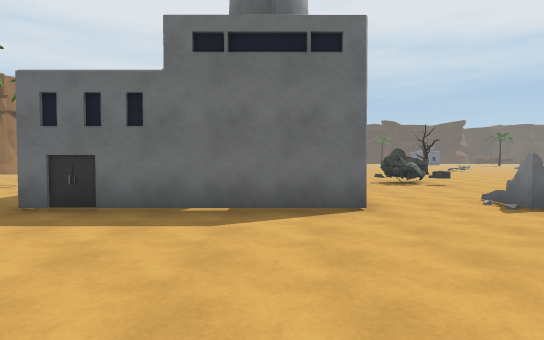
View 1 (above)

24 first-person views from a walk through a scene from a Unity 3-D project. The camera is 1.5 m above the floor, tilts 2° down and sees 75° across. The floor is counted in squares, 2 m on a side. Each view is taken from the middle of a square. On the plan, view 1 faces up. The plan holds only what a view shows up to about 11 squares ahead; the rest is blank. The place goes on beyond the plan. The player character is not drawn. Surface patterns are stand-ins for the level's own textures.

View 2
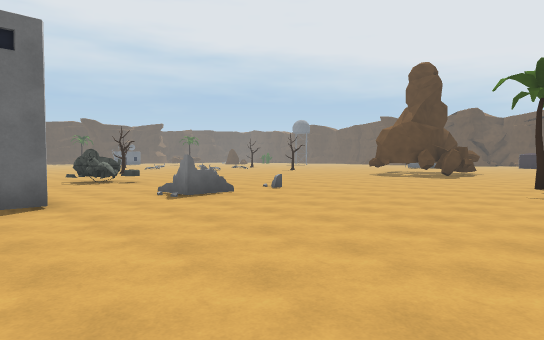

View 3
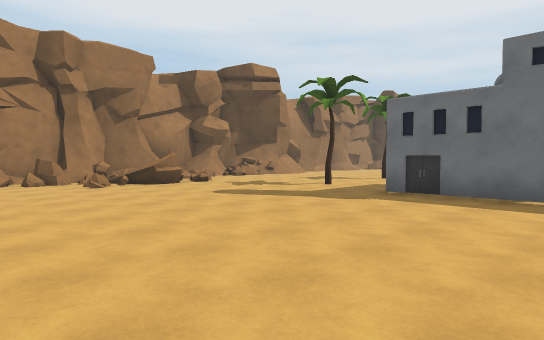

View 4
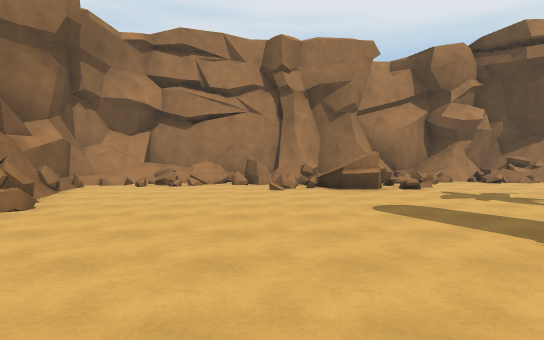

View 5
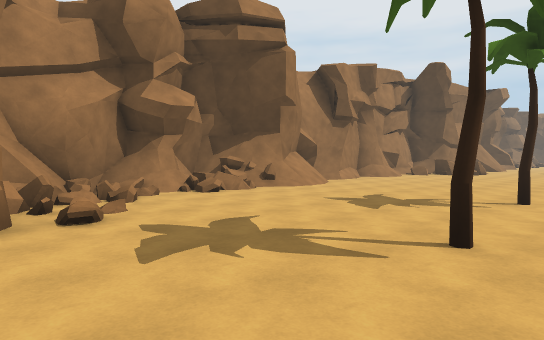

View 6
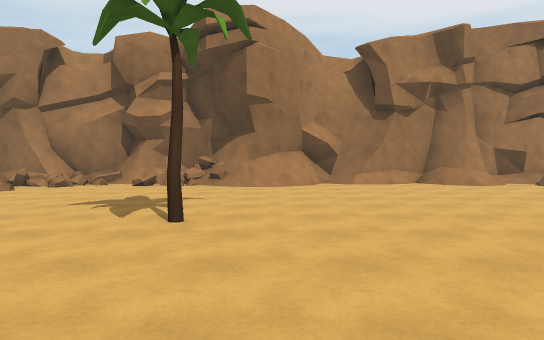

View 7
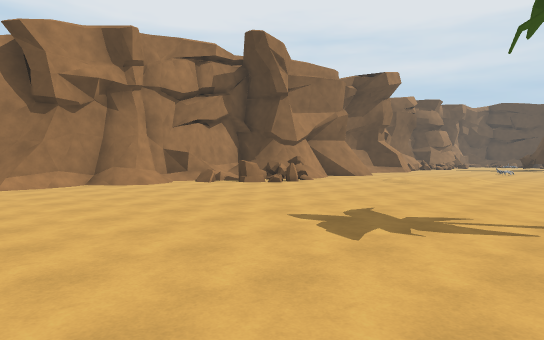

View 8
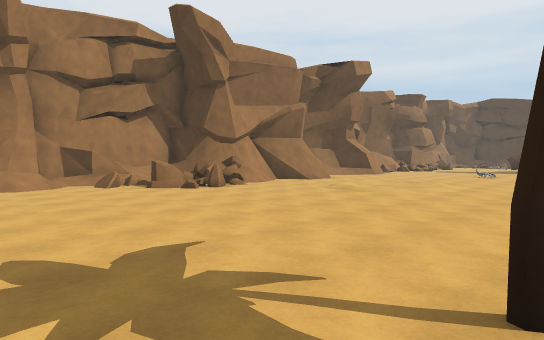

View 9
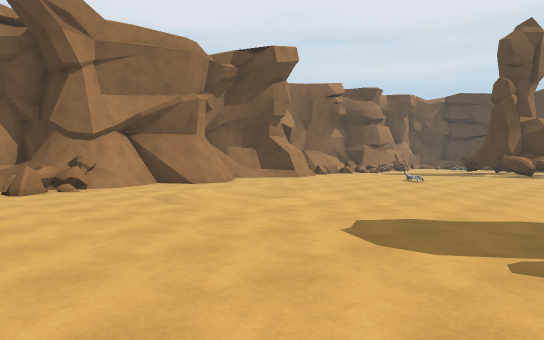

View 10
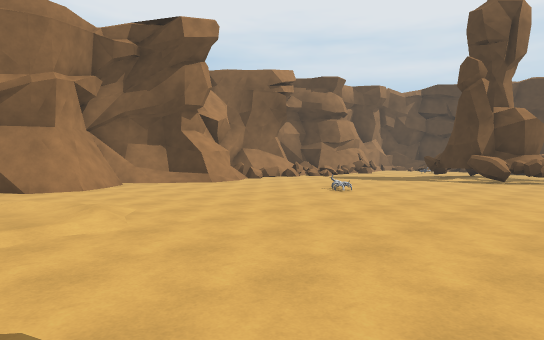

View 11
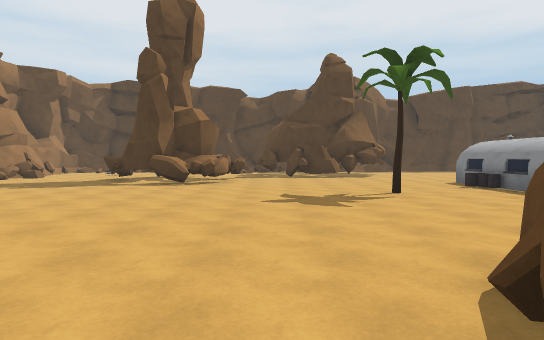

View 12
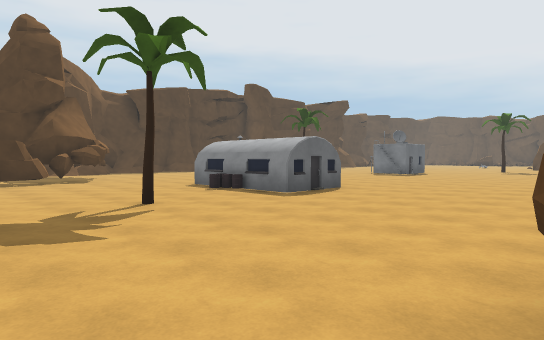

View 13
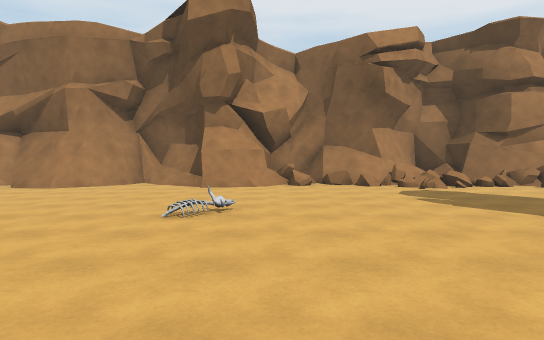

View 14
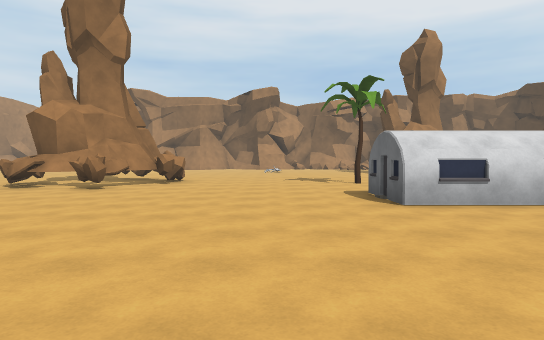

View 15
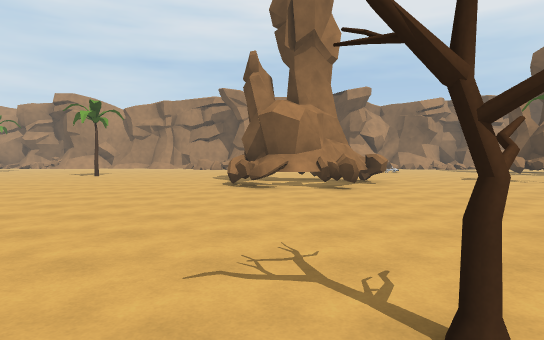

View 16
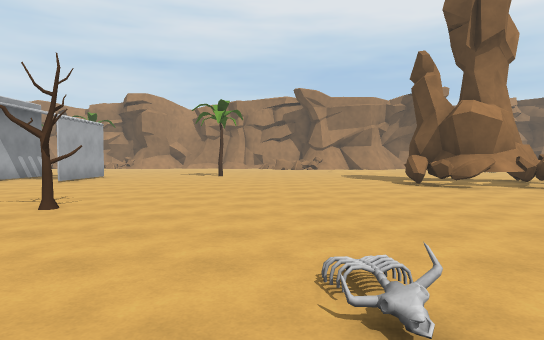

View 17
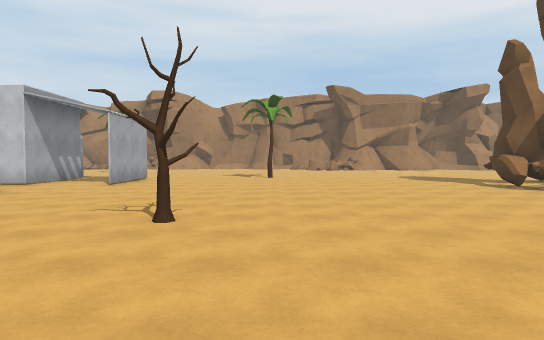

View 18
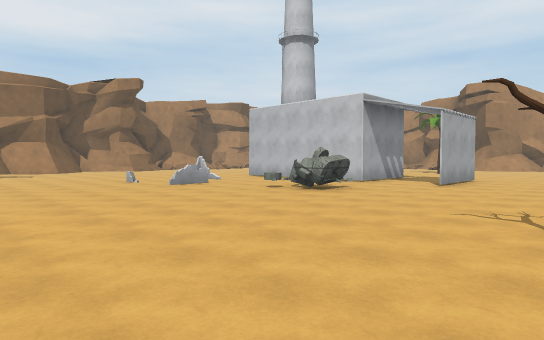

View 19
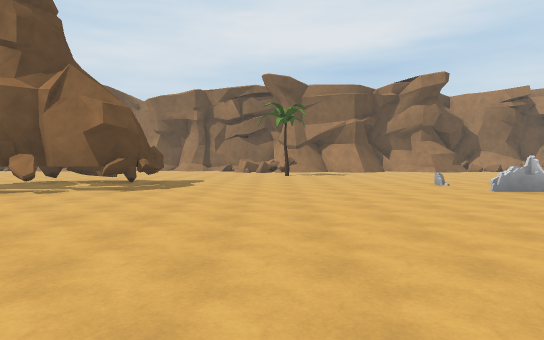

View 20
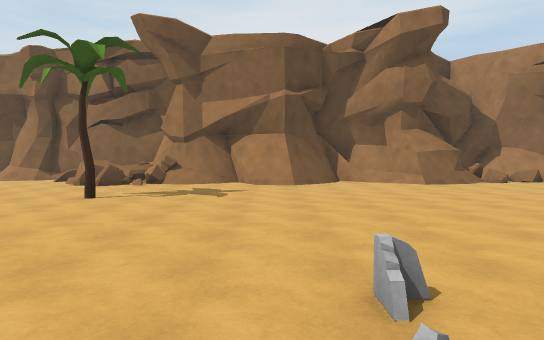

View 21
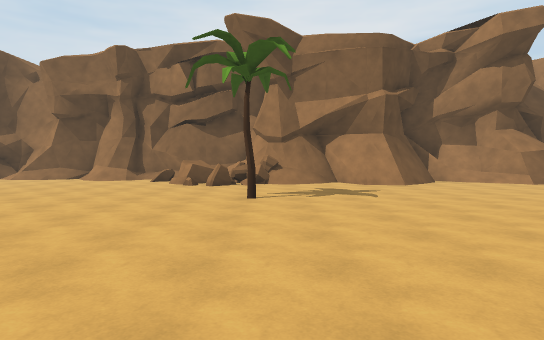

View 22
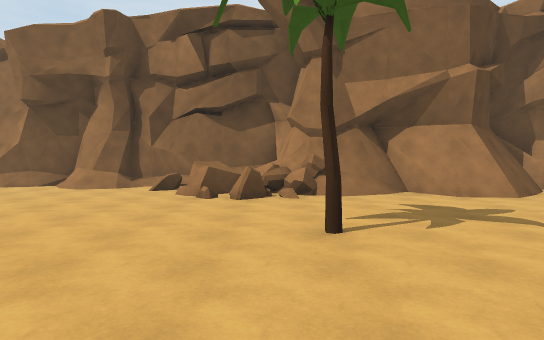

View 23
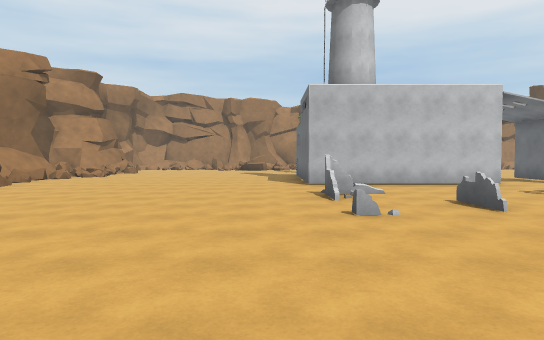

View 24
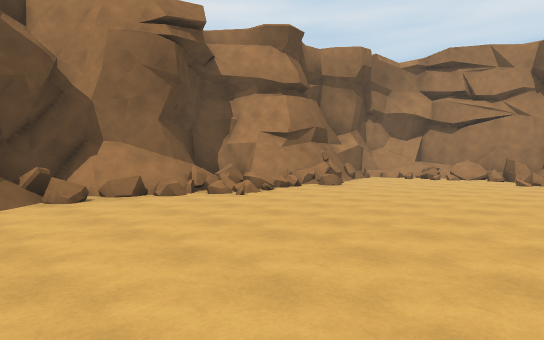

### Floor plan
Key: @ floor where view 1 was taken; # wall or solid block; . floor; / step, stairs or slope; = window, fence, low wall or low ledge; ^ raised ledge; T tank; R tree; B building; O other object.
Columns run from 13 left of view 1 to 15 right of it. Each row starts with its distance up from view 1.
 38   ##          ...
 37  ##...       .....
 36  =.=...#####.......
 35  ###....##^.......BB
 34  ##..............BBB.
 33  #=............R..BB...
 32  ##...............BB....
 31  ##......................
 30  ###...O..................
 29  ##......................
 28  ##.....................
 27  ##...........##.......
 26   ##.........#####......
 25   ##.../.....#####......R
 24   #...  /....####.........
 23   #...  /......#=........
 22  ##=..//................
 21 ###.....................
 20 ##^=........ ..........O.
 19 ##==....... ..............
 18 ###........  ............
 17 ##.........R ............
 16 #/.......... .......R....
 15 #/.......... ............
 14 #/........................
 13 #/......... ###............
 12 #/.......... ...............
 11 #//......... ....T..........
 10 ##/....R...  ##.TTT..........
  9 #=........    #..............
  8 #=.......     #..............
  7 #........     #...OO........#
  6 #=.....R..    #............##
  5 #=#.......#####..O..........#
  4 ##=#/.......................#
  3 ## ==......................
  2 ###=........................
  1 ###=.........................
  0 ###..........@.........R.....
 -1  #=..........................
 -2  ==..........................
 -3  ==...##////...#...##..=.==..
 -4  ########/===############^=#.
 -5  ####   #=#####  ##    =#####
 -6         ######          #####

Where each view was taken, in squares from view 1:
view 1: 0 up, 0 right, facing up
view 2: 1 down, 0 right, facing up-right
view 3: 2 down, 0 right, facing up-left
view 4: 1 up, 1 left, facing left
view 5: 3 up, 5 left, facing up-left
view 6: 11 up, 2 left, facing left
view 7: 12 up, 2 left, facing up-left
view 8: 15 up, 2 left, facing up-left
view 9: 19 up, 1 left, facing up-left
view 10: 23 up, 1 left, facing up-left
view 11: 25 up, 1 left, facing up
view 12: 27 up, 1 left, facing up-right
view 13: 31 up, 1 left, facing left
view 14: 30 up, 12 right, facing left
view 15: 24 up, 12 right, facing left
view 16: 19 up, 12 right, facing left
view 17: 17 up, 11 right, facing left
view 18: 16 up, 11 right, facing down-left
view 19: 15 up, 11 right, facing down
view 20: 7 up, 7 right, facing down
view 21: 7 up, 10 right, facing down
view 22: 4 up, 11 right, facing down
view 23: 4 up, 11 right, facing left
view 24: 3 up, 2 right, facing down-left
